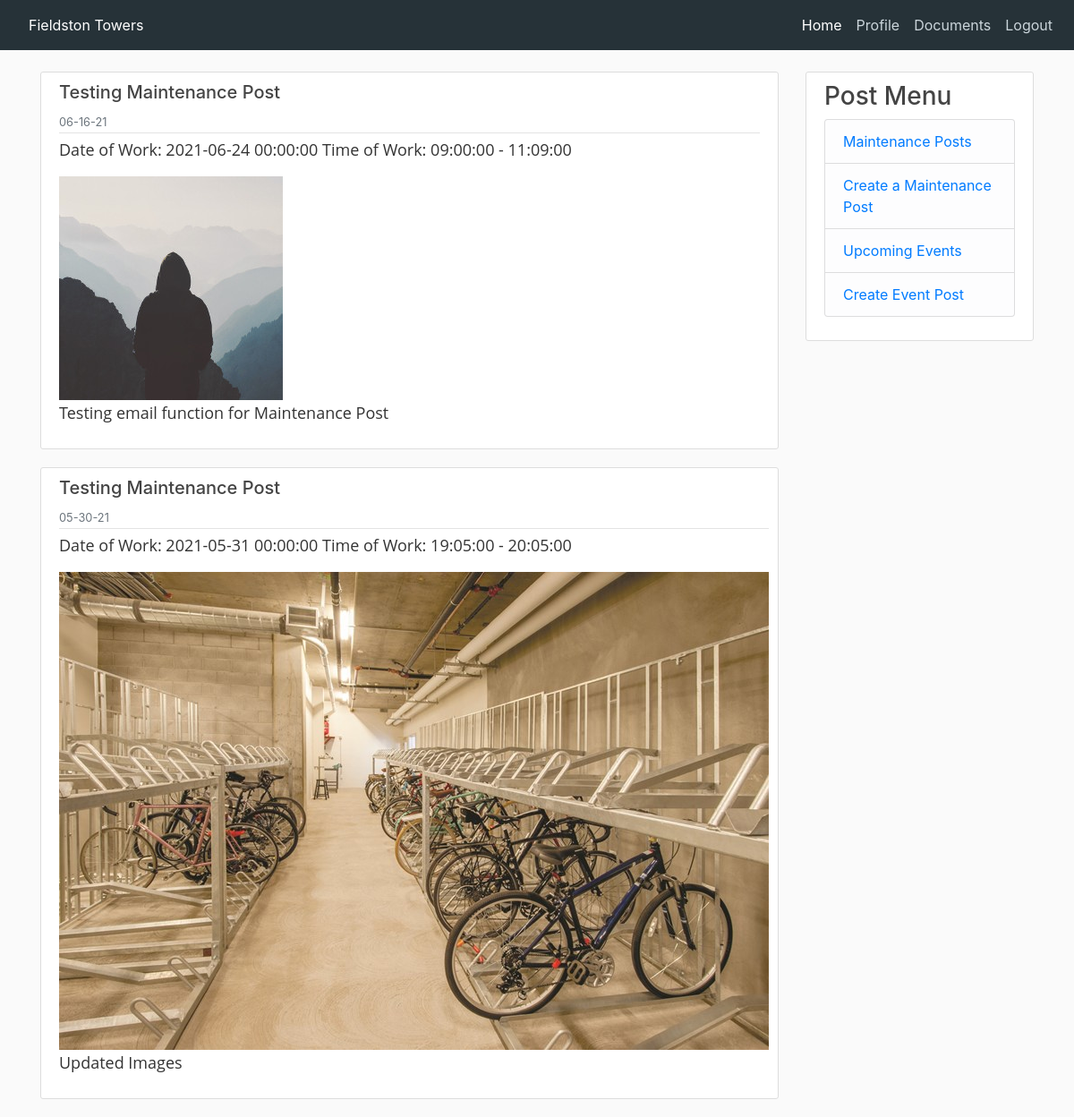
/maintenance (signed in), run on the app's committed database.
### app/models.py (models this page shows)
class Maintenance(db.Model):
    id = db.Column(db.Integer, primary_key=True)
    maintenance_img = db.Column(db.String(20), nullable=False, default='default.jpg')
    title = db.Column(db.String(120))
    body = db.Column(db.String)
    start = db.Column(db.Time)
    end = db.Column(db.Time)
    date = db.Column(db.DateTime)
    timestamp = db.Column(db.DateTime, default=datetime.utcnow())
    user_id = db.Column(db.Integer, db.ForeignKey('user.id'))

### app/routes.py (the view)
@app.route('/maintenance', methods=['GET', 'POST'])
@login_required
def maintenance():
    maintenance_post = Maintenance.query.order_by(Maintenance.date.desc())
    return render_template('maintenance.html', maintenance_post=maintenance_post)

### app/models.py (called while the page is built)
@login.user_loader
def load_user(id):
    return User.query.get(int(id))

### app/templates/maintenance.html (shortened to what this page needs)
{% extends "base_login.html" %}
{% block content %}
{% for post in maintenance_post %}
    <article class="media content-section">
        <div class="media-body">
            <div class="article-metadata">
                <h5 class="">{{ post.title}}</h5>
                <small class="text-muted">{{ post.timestamp.strftime('%m-%d-%y') }}</small>
            </div>
            <p class="article-content">Date of Work: {{ post.date }}  Time of Work: {{post.start}} - {{post.end}}</p>
            {% if post.maintenance_img != None %}
                <img  src="{{ url_for('static', filename='maintenance_pic/' + post.maintenance_img) }}">
            {% endif %}
            <p class="article-content">{{ post.body }}</p>
        </div>
    </article>
    {% endfor %}
{% endblock %}

### app/static/css/base_login.css (style rules this page uses)
body { background: #fafafa; color: #333333; margin-top: 5rem; }
h1, h2, h3, h4, h5, h6 { color: #444444; }
.content-section { background: #ffffff; padding: 10px 20px; border: 1px solid #dddddd; border-radius: 3px; margin-bottom: 20px; }
.article-content { white-space: pre-line; font-size: 18px; font-weight: 400; line-height: 28px; font-family: 'Open Sans', sans-serif; }
.article-metadata { padding-bottom: 1px; margin-bottom: 4px; border-bottom: 1px solid #e3e3e3 }

### data on the page
Maintenance: title "Testing Maintenance Post", timestamp "06-16-21", date "2021-06-24 00:00:00", start "09:00:00", end "11:09:00", maintenance_img (placeholder picture), body "Testing email function for Maintenance Post"
Maintenance: title "Testing Maintenance Post", timestamp "05-30-21", date "2021-05-31 00:00:00", start "19:05:00", end "20:05:00", maintenance_img (picture), body "Updated Images"
